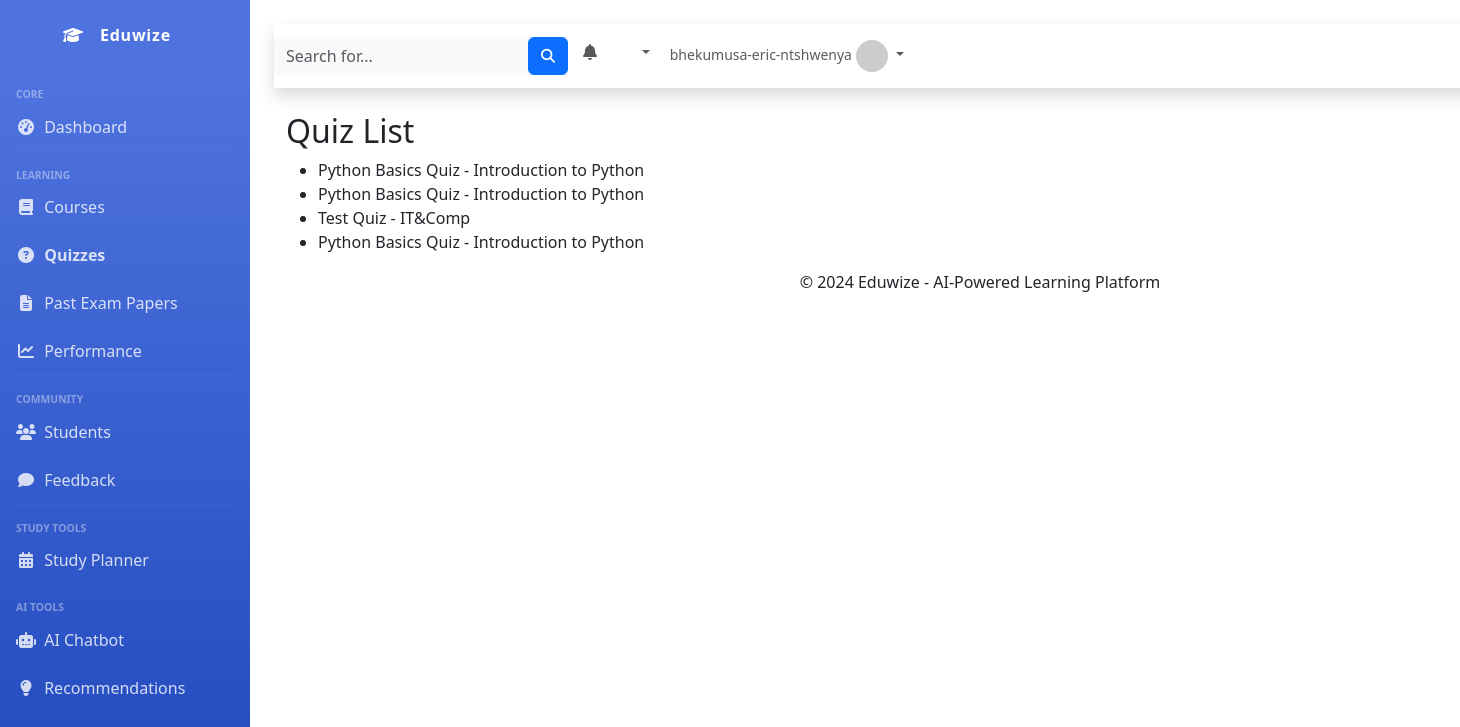
Page /quizzes/ (signed in) on the committed database.
### eduwize_app/models.py (models this page shows, shortened)
class Quiz(models.Model):
    course = models.ForeignKey(Course, on_delete=models.CASCADE)
    title = models.CharField(max_length=100)
    description = models.TextField()
    duration = models.CharField(max_length=10)
    max_score = models.PositiveIntegerField(default=0)
    pass_percentage = models.FloatField(default=0)
    created_at = models.DateTimeField(auto_now_add=True)
    updated_at = models.DateTimeField(auto_now=True)

class Course(models.Model):
    name = models.CharField(max_length=50)
    description = models.TextField()
    level = models.CharField(
        max_length=5,
        choices=StudyLevelChoices.choices
    )
    thumbnail = models.ImageField(upload_to='course_thumbnails/', null=True, blank=True)
    duration = models.CharField(max_length=10)
    prerequisites = models.ManyToManyField('self', blank=True, symmetrical=False)
    tags = models.ManyToManyField('Tags', blank=True)
    created_at = models.DateTimeField(auto_now_add=True)
    updated_at = models.DateTimeField(auto_now=True)

### eduwize_app/views.py (the view)
# urls.py: path('quizzes/', views.QuizListView.as_view(), name='quiz-list'),
class QuizListView(ListView):
    model = Quiz
    template_name = 'eduwize_app/quiz_list.html'
    context_object_name = 'quizzes'

### eduwize_app/templates/eduwize_app/quiz_list.html
{% extends 'eduwize_app/base_generic.html' %}
{% block content %}
  <h2>Quiz List</h2>
  <ul>
    {% for quiz in quizzes %}
      <li>{{ quiz.title }} - {{ quiz.course.name }}</li>
    {% endfor %}
  </ul>
{% endblock %}

### eduwize_app/templates/eduwize_app/base_generic.html (shortened to what this page needs)
<!DOCTYPE html>
{% load static %}
<html lang="en">
<head>
    <link href="https://cdn.jsdelivr.net/npm/bootstrap@5.3.0/dist/css/bootstrap.min.css" rel="stylesheet">
    <link href="https://cdnjs.cloudflare.com/ajax/libs/font-awesome/6.4.0/css/all.min.css" rel="stylesheet">
</head>
<body>
    <div class="wrapper">
        <nav id="sidebar" class="sidebar">
            <div class="sidebar-brand d-flex align-items-center justify-content-center">
                <div class="sidebar-brand-icon">
                    <i class="fas fa-graduation-cap"></i>
                </div>
                <div class="sidebar-brand-text mx-3">Eduwize</div>
            </div>
            <hr class="sidebar-divider">
            <div class="sidebar-heading">
                Core
            </div>
            <ul class="nav flex-column">
                <li class="nav-item {% if request.resolver_match.url_name == 'home' %}active{% endif %}">
                    <a class="nav-link" href="{% url 'eduwize_app:home' %}">
                        <i class="fas fa-fw fa-tachometer-alt"></i>
                        <span>Dashboard</span>
                    </a>
                </li>
                <hr class="sidebar-divider">
                <div class="sidebar-heading">
                    Learning
                </div>
                <li class="nav-item {% if 'course' in request.resolver_match.url_name %}active{% endif %}">
                    <a class="nav-link" href="{% url 'eduwize_app:course-list' %}">
                        <i class="fas fa-fw fa-book"></i>
                        <span>Courses</span>
                    </a>
                </li>
                <li class="nav-item {% if 'quiz' in request.resolver_match.url_name %}active{% endif %}">
                    <a class="nav-link" href="{% url 'eduwize_app:quiz-list' %}">
                        <i class="fas fa-fw fa-question-circle"></i>
                        <span>Quizzes</span>
                    </a>
                </li>
                <li class="nav-item {% if 'exam-papers' in request.resolver_match.url_name %}active{% endif %}">
                    <a class="nav-link" href="{% url 'eduwize_app:exam-papers-list' %}">
                        <i class="fas fa-fw fa-file-alt"></i>
                        <span>Past Exam Papers</span>
                    </a>
                </li>
                <li class="nav-item {% if 'performance' in request.resolver_match.url_name %}active{% endif %}">
                    <a class="nav-link" href="{% url 'eduwize_app:performance-list' %}">
                        <i class="fas fa-fw fa-chart-line"></i>
                        <span>Performance</span>
                    </a>
                </li>
                <hr class="sidebar-divider">
                <div class="sidebar-heading">
                    Community
                </div>
                <li class="nav-item {% if 'student' in request.resolver_match.url_name %}active{% endif %}">
                    <a class="nav-link" href="{% url 'eduwize_app:student-list' %}">
                        <i class="fas fa-fw fa-users"></i>
                        <span>Students</span>
                    </a>
                </li>
                <li class="nav-item {% if 'feedback' in request.resolver_match.url_name %}active{% endif %}">
                    <a class="nav-link" href="{% url 'eduwize_app:feedback' %}">
                        <i class="fas fa-fw fa-comment"></i>
                        <span>Feedback</span>
                    </a>
                </li>
                <hr class="sidebar-divider">
                <div class="sidebar-heading">
                    Study Tools
                </div>
                <li class="nav-item {% if 'study-planner' in request.resolver_match.url_name %}active{% endif %}">
                    <a class="nav-link" href="{% url 'eduwize_app:study-planner' %}">
                        <i class="fas fa-fw fa-calendar-alt"></i>
                        <span>Study Planner</span>
                    </a>
                </li>
                <div class="sidebar-heading">
                    AI Tools
                </div>
                <li class="nav-item {% if 'ai-chatbot' in request.resolver_match.url_name %}active{% endif %}">
                    <a class="nav-link" href="{% url 'eduwize_app:ai-chatbot' %}">
                        <i class="fas fa-fw fa-robot"></i>
                        <span>AI Chatbot</span>
                    </a>
                </li>
                <li class="nav-item {% if 'ai-recommendations' in request.resolver_match.url_name %}active{% endif %}">
                    <a class="nav-link" href="{% url 'eduwize_app:ai-recommendations' %}">
                        <i class="fas fa-fw fa-lightbulb"></i>
                        <span>Recommendations</span>
                    </a>
                </li>
            </ul>
        </nav>
        <div class="content">
            <nav class="navbar navbar-expand navbar-light bg-white topbar mb-4 static-top shadow">
                <form class="d-none d-sm-inline-block form-inline mr-auto ml-md-3 my-2 my-md-0 mw-100 navbar-search">
                    <div class="input-group">
                        <input type="text" class="form-control bg-light border-0 small" placeholder="Search for..." aria-label="Search" aria-describedby="basic-addon2">
                        <div class="input-group-append">
                            <button class="btn btn-primary" type="button">
                                <i class="fas fa-search fa-sm"></i>
                            </button>
                        </div>
                    </div>
                </form>
                <ul class="navbar-nav ml-auto">
                    <li class="nav-item dropdown no-arrow mx-1">
                        <a class="nav-link dropdown-toggle" href="{% url 'eduwize_app:notifications-list' %}" id="alertsDropdown">
                            <i class="fas fa-bell fa-fw"></i>
                            <span class="badge badge-danger badge-counter" id="notificationCount">3+</span>
                        </a>
                    </li>
                    <li class="nav-item dropdown no-arrow">
                        <a class="nav-link dropdown-toggle" href="#" id="userDropdown" role="button" data-bs-toggle="dropdown" aria-haspopup="true" aria-expanded="false">
                            <span class="mr-2 d-none d-lg-inline text-gray-600 small">
                                {% if user.is_authenticated %}
                                    {{ user.username }}
                                {% else %}
                                    Guest
                                {% endif %}
                            </span>
                            <img class="img-profile rounded-circle" src="https://via.placeholder.com/150" width="32" height="32">
                        </a>
                    </li>
                </ul>
            </nav>
            <div class="container-fluid">
                {% block content %}
                {% endblock %}
            </div>
            <footer class="sticky-footer bg-white">
                <div class="container my-auto">
                    <div class="copyright text-center my-auto">
                        <span>&copy; 2024 Eduwize - AI-Powered Learning Platform</span>
                    </div>
                </div>
            </footer>
        </div>
    </div>
    <a class="scroll-to-top rounded" href="#page-top">
        <i class="fas fa-angle-up"></i>
    </a>
    <div class="toast-container position-fixed top-0 end-0 p-3">
    </div>
</body>
</html>

### eduwize_app/templates/eduwize_app/base_generic.html (style rules this page uses)
.sidebar { min-width: 250px; max-width: 250px; background: #4e73df; background: linear-gradient(180deg, #4e73df 10%, #224abe 100%); color: white; transition: all 0.3s; position: fixed; height: 100vh; z-index: 999; }
.sidebar .sidebar-brand { height: 4.375rem; text-decoration: none; font-size: 1rem; font-weight: 800; padding: 1.5rem 1rem; text-align: center; letter-spacing: 0.05rem; z-index: 1; }
.sidebar hr { margin: 0 1rem; border-top: 1px solid rgba(255, 255, 255, 0.15); }
.sidebar .nav-item { position: relative; }
.sidebar .nav-item .nav-link { display: block; width: 100%; text-align: left; padding: 0.75rem 1rem; color: rgba(255, 255, 255, 0.8); }
.sidebar .nav-item .nav-link i { margin-right: 0.25rem; }
.sidebar .nav-item.active .nav-link { font-weight: 700; }
.sidebar-heading { padding: 0 1rem; font-weight: 800; font-size: 0.65rem; color: rgba(255, 255, 255, 0.4); text-transform: uppercase; margin-top: 1rem; }
.content { width: 100%; padding: 1.5rem; margin-left: 250px; transition: all 0.3s; }
.toast-container { position: fixed; top: 20px; right: 20px; z-index: 1060; }

### rows in the picture
Quiz: title "Python Basics Quiz", course.name "Introduction to Python"
Quiz: title "Python Basics Quiz", course.name "Introduction to Python"
Quiz: title "Test Quiz", course.name "IT&Comp"
Quiz: title "Python Basics Quiz", course.name "Introduction to Python"

### other values in the picture
{{ user.username }} "bhekumusa-eric-ntshwenya"
